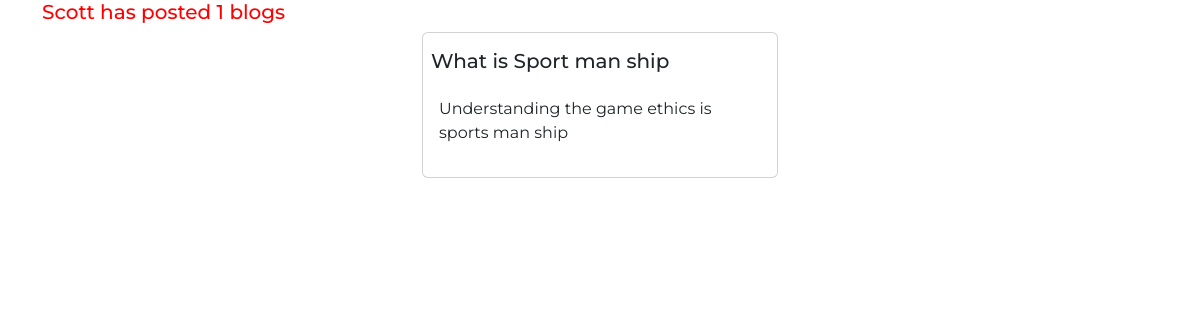
Screenshot of /api/see_post/2 with the database file from the repository.
### general/models.py (models this page shows, shortened)
class User(AbstractBaseUser, PermissionsMixin):
    email = models.EmailField(unique=True)
    first_name = models.CharField(max_length=30)
    last_name = models.CharField(max_length=35)
    date_joined = models.DateTimeField(default=timezone.now)
    security_code = models.IntegerField(default=0)
    profile_img= models.ImageField(default='default.jpg',upload_to='profile_pics')
    post_media=models.ImageField(default='',upload_to='media-picture')
    gender=models.CharField(max_length=50,null=True)
    verify_email = models.IntegerField(default=0)
    status = models.IntegerField(default=0)
    alive = models.IntegerField(default=0)
    is_active = models.BooleanField(default=True)
    is_staff = models.BooleanField(default=False)
    is_superuser = models.BooleanField(default=False)
    objects = MyUserManager()
    USERNAME_FIELD = 'email'
    REQUIRED_FIELDS = ['first_name', 'last_name']

class blog(models.Model):
    blog_title = models.CharField(max_length=100)
    blog_content = models.TextField(max_length=255)
    blog_slug = models.SlugField(max_length=100, default="", null=False)
    date_joined = models.DateTimeField(default=timezone.now)
    last_edited = models.DateTimeField(blank=True,null=True)
    user_id = models.ForeignKey("User", on_delete=models.CASCADE)

### general/views.py (the view)
# urls.py: path('see_post/<int:id>',SeeOtherPost.as_view(),name='see-other-post'),
class SeeOtherPost(APIView):
    def get(self,request,id):
        blog_id= request.GET.get('blog_id')
        print(blog_id)
        try:
            user_details=User.objects.get(id=id)
            blog_post=user_details.blog_set.all()
            return  render(request,"general/see_other_post.html",{"user_post":blog_post})
        except User.DoesNotExist:
            return  Response({"Error":"Permission Denied  or Something went Wrong"})

### general/templates/general/see_other_post.html
{% extends 'index.html'%}
  {% block page-content %}
<div class="container">
    <div class="row justify-content-center">
        <h5>{{user_post.0.user_id.first_name}} has posted  {{user_post|length}} blogs</h5>
        {% for blogs in user_post%}
            <div class="col-sm-4">
                <div class="card">
                    <h5 class="card-title ms-2 mt-3"> {{blogs.blog_title}}</h5>
                    <div class="card-body">
                        <p>{{blogs.blog_content}}</p>
                    </div>
                </div>
            </div>
        {% endfor %}
    </div>
</div>
{% endblock page-content %}

### static/style.css (style rules this page uses)
body { font-family: 'Montserrat',sans-serif !important; color: red !important; }

### rows the page displays
User: id+first_name "Scott"
blog: blog_title "What is Sport man ship", blog_content "Understanding the game ethics is sports man ship"

### other values shown
{{ user_post|length }} "1"
